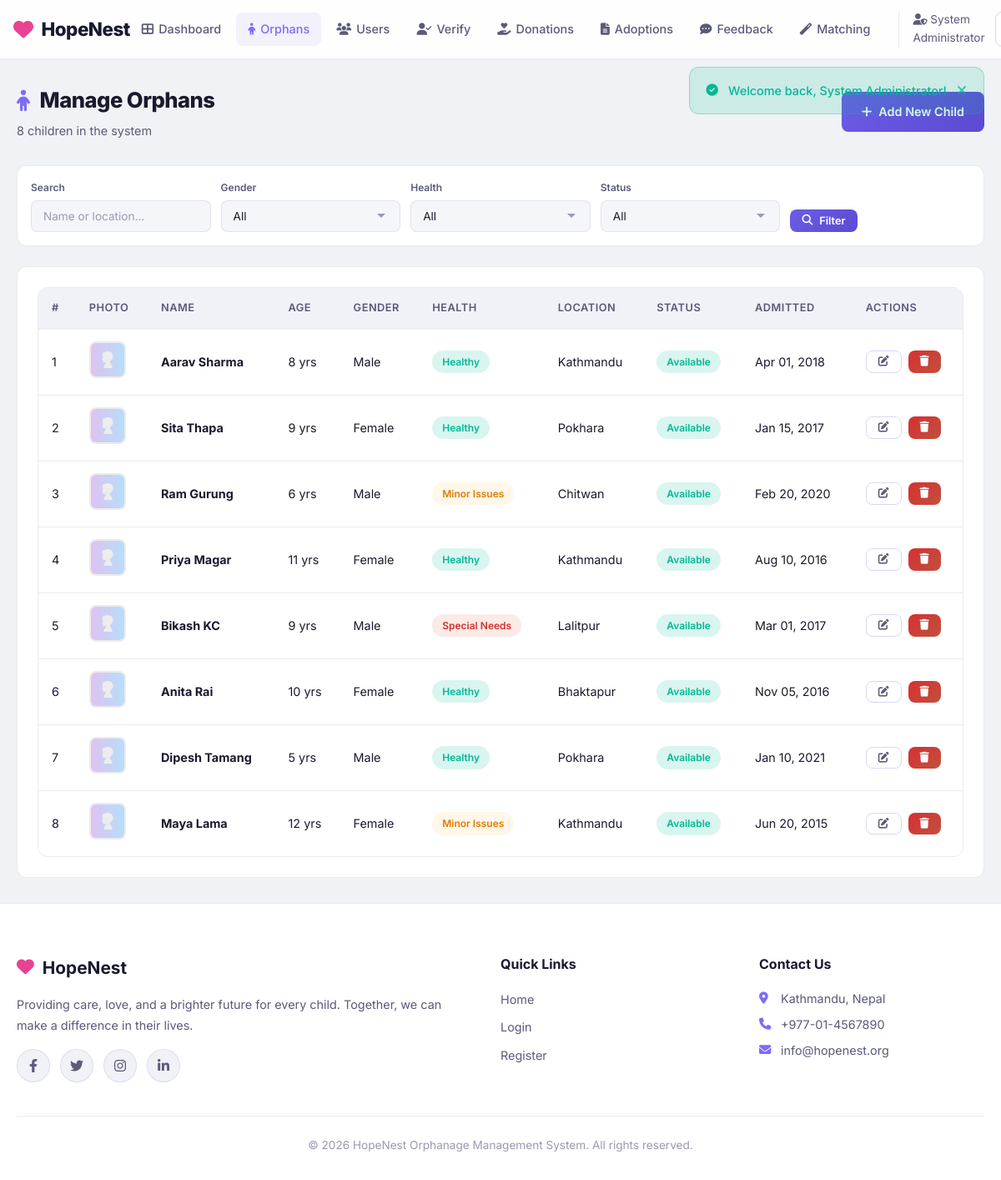
/admin/orphans.php (signed in), run on the app's committed database.
### tables this page shows
CREATE TABLE IF NOT EXISTS orphans (
    id INT AUTO_INCREMENT PRIMARY KEY,
    full_name VARCHAR(100) NOT NULL,
    date_of_birth DATE NOT NULL,
    gender ENUM('male', 'female') NOT NULL,
    health_status ENUM('healthy', 'minor_issues', 'special_needs') DEFAULT 'healthy',
    health_details TEXT,
    blood_group VARCHAR(5) DEFAULT NULL,
    behavioral_traits TEXT DEFAULT NULL,
    personality VARCHAR(255) DEFAULT NULL,
    emotional_needs VARCHAR(255) DEFAULT NULL,
    adaptability_level ENUM('high','moderate','low') DEFAULT 'moderate',
    background TEXT,
    location VARCHAR(100),
    education_level VARCHAR(100),
    photo VARCHAR(255) DEFAULT 'default.png',
    availability_status ENUM('available', 'adopted', 'pending') DEFAULT 'available',
    date_admitted DATE,
    created_at TIMESTAMP DEFAULT CURRENT_TIMESTAMP,
    updated_at TIMESTAMP DEFAULT CURRENT_TIMESTAMP ON UPDATE CURRENT_TIMESTAMP
);

### includes/functions.php (called while the page is built, shortened)
<?php
function sanitize($data) {
    $data = trim($data);
    $data = stripslashes($data);
    $data = htmlspecialchars($data, ENT_QUOTES, 'UTF-8');
    return $data;
}
function formatDate($date) {
    return date('M d, Y', strtotime($date));
}
function getHealthBadge($status) {
    switch ($status) {
        case 'healthy':
            return 'badge-success';
        case 'minor_issues':
            return 'badge-warning';
        case 'special_needs':
            return 'badge-danger';
    }
}
function getAvailabilityBadge($status) {
    switch ($status) {
        case 'available':
            return 'badge-success';
    }
}
function getAvailabilityLabel($status) {
    switch ($status) {
        case 'available':
            return 'Available';
    }
}
?>

### admin/orphans.php (the view, shortened to what this page needs)
<?php
require_once '../includes/auth.php';
$search = sanitize($_GET['search'] ?? '');
$where = [];
$params = [];
$whereClause = !empty($where) ? 'WHERE ' . implode(' AND ', $where) : '';
$stmt = $pdo->prepare("SELECT *, TIMESTAMPDIFF(YEAR, date_of_birth, CURDATE()) AS age FROM orphans $whereClause ORDER BY created_at DESC");
$stmt->execute($params);
$orphans = $stmt->fetchAll();
require_once '../includes/header.php';
?>
<div class="container">
    <div class="page-header">
        <div>
            <h1><i class="fas fa-child"></i> Manage Orphans</h1>
            <p class="page-subtitle"><?php echo count($orphans); ?> children in the system</p>
        </div>
        <a href="orphan_form.php" class="btn btn-primary"><i class="fas fa-plus"></i> Add New Child</a>
    </div>
    <div class="filter-bar">
        <form method="GET" action="" style="display: contents;">
            <div class="form-group">
                <label for="searchInput">Search</label>
                <input type="text" id="searchInput" name="search" class="form-control" placeholder="Name or location..." value="<?php echo htmlspecialchars($search); ?>">
            </div>
            <div class="form-group">
                <label for="genderFilter">Gender</label>
                <select id="genderFilter" name="gender" class="form-control">
                    <option value="">All</option>
                </select>
            </div>
            <div class="form-group">
                <label for="healthFilter">Health</label>
                <select id="healthFilter" name="health" class="form-control">
                    <option value="">All</option>
                </select>
            </div>
            <div class="form-group">
                <label for="statusFilter">Status</label>
                <select id="statusFilter" name="status" class="form-control">
                    <option value="">All</option>
                </select>
            </div>
            <div class="form-group">
                <button type="submit" class="btn btn-primary btn-sm"><i class="fas fa-search"></i> Filter</button>
            </div>
        </form>
    </div>
    <?php if (!empty($orphans)): ?>
    <div class="card">
        <div class="table-container">
            <table class="data-table">
                <thead>
                    <tr>
                        <th>#</th>
                        <th>Photo</th>
                        <th>Name</th>
                        <th>Age</th>
                        <th>Gender</th>
                        <th>Health</th>
                        <th>Location</th>
                        <th>Status</th>
                        <th>Admitted</th>
                        <th>Actions</th>
                    </tr>
                </thead>
                <tbody>
                    <?php foreach ($orphans as $i => $orphan): ?>
                    <tr data-searchable>
                        <td><?php echo $i + 1; ?></td>
                        <td>
                            <?php
                            $photo = $orphan['photo'] ?? 'default.png';
                            $photoPath = '/orphanage-management-system/uploads/orphans/' . $photo;
                            ?>
                            <img src="<?php echo $photoPath; ?>" alt="<?php echo htmlspecialchars($orphan['full_name']); ?>" class="table-thumbnail">
                        </td>
                        <td><strong><?php echo htmlspecialchars($orphan['full_name']); ?></strong></td>
                        <td><?php echo $orphan['age']; ?> yrs</td>
                        <td><?php echo ucfirst($orphan['gender']); ?></td>
                        <td><span class="badge <?php echo getHealthBadge($orphan['health_status']); ?>"><?php echo ucfirst(str_replace('_', ' ', $orphan['health_status'])); ?></span></td>
                        <td><?php echo htmlspecialchars($orphan['location']); ?></td>
                        <td><span class="badge <?php echo getAvailabilityBadge($orphan['availability_status']); ?>"><?php echo getAvailabilityLabel($orphan['availability_status']); ?></span></td>
                        <td><?php echo $orphan['date_admitted'] ? formatDate($orphan['date_admitted']) : '-'; ?></td>
                        <td>
                            <div class="btn-group">
                                <a href="orphan_form.php?id=<?php echo $orphan['id']; ?>" class="btn btn-sm btn-outline"><i class="fas fa-edit"></i></a>
                                <a href="orphans.php?delete=<?php echo $orphan['id']; ?>" class="btn btn-sm btn-danger" data-confirm="Are you sure you want to delete this record?"><i class="fas fa-trash"></i></a>
                            </div>
                        </td>
                    </tr>
                    <?php endforeach; ?>
                </tbody>
            </table>
        </div>
    </div>
    <?php endif; ?>
</div>
<?php require_once '../includes/footer.php'; ?>

### data on the page
orphans: photo (placeholder picture), full_name "Aarav Sharma", age "8", gender "Male", health_status "Healthy", location "Kathmandu", availability_status "Available", date_admitted "Apr 01, 2018"
orphans: photo (placeholder picture), full_name "Sita Thapa", age "9", gender "Female", health_status "Healthy", location "Pokhara", availability_status "Available", date_admitted "Jan 15, 2017"
orphans: photo (placeholder picture), full_name "Ram Gurung", age "6", gender "Male", health_status "Minor Issues", location "Chitwan", availability_status "Available", date_admitted "Feb 20, 2020"
orphans: photo (placeholder picture), full_name "Priya Magar", age "11", gender "Female", health_status "Healthy", location "Kathmandu", availability_status "Available", date_admitted "Aug 10, 2016"
orphans: photo (placeholder picture), full_name "Bikash KC", age "9", gender "Male", health_status "Special Needs", location "Lalitpur", availability_status "Available", date_admitted "Mar 01, 2017"
orphans: photo (placeholder picture), full_name "Anita Rai", age "10", gender "Female", health_status "Healthy", location "Bhaktapur", availability_status "Available", date_admitted "Nov 05, 2016"
orphans: photo (placeholder picture), full_name "Dipesh Tamang", age "5", gender "Male", health_status "Healthy", location "Pokhara", availability_status "Available", date_admitted "Jan 10, 2021"
orphans: photo (placeholder picture), full_name "Maya Lama", age "12", gender "Female", health_status "Minor Issues", location "Kathmandu", availability_status "Available", date_admitted "Jun 20, 2015"

### other printed values
$_SESSION['admin_name'] "System Administrator"
$flash['message'] "Welcome back, System Administrator!"
count($orphans) "8"
